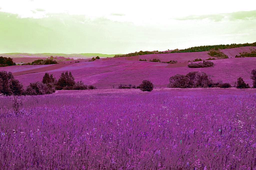
#> input picture lab5/im3.png, 256 x 170 px, shrunk from 1024 x 682 before the run; the run also reads 1 picture not shown here
$ python lab5.py
#> lines starting #> are read from the running program, lines starting #| are printed output that depends on the picture; long printed decimals are rounded
from PIL import Image
import numpy as np
from PIL import ImageChops
from PIL import ImageStat as stat
import matplotlib.pyplot as plt

# zad 1
im3png = Image.open("im3.png")
#> im3png is the input picture: PIL image 256x170 RGB; mean R, G, B 159.6, 111.7, 148.5
im3jpg = Image.open("im3.jpg")
diff = ImageChops.difference(im3png, im3jpg)
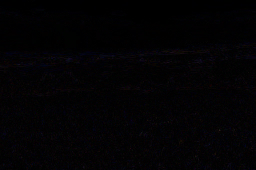
#> diff: PIL image 256x170 RGB; mean R, G, B 2.8, 2.1, 3.5
diff.save("diff.png")


def statystyki(im):
    s = stat.Stat(im)
    print("extrema ", s.extrema)  # max i min
    print("count ", s.count)  # zlicza
    print("mean ", s.mean)  # srednia
    print("median ", s.median)  # mediana
    print("stddev ", s.stddev)  # odchylenie standardowe


statystyki(diff)
#| extrema  [(0, 45), (0, 29), (0, 41)]
#| count  [43520, 43520, 43520]
#| mean  [2.839, 2.094, 3.543]
#| median  [2, 2, 2]
#| stddev  [2.991, 2.134, 3.705]

hist = diff.histogram()
#> hist = 768 values, max 11052 at index 257, min 0 at index 28, mean 170
p = 0
print(hist[p])
#| 9006
print(hist[256 + p])
#| 10655
print(hist[2 * 256 + p])
#| 7685


def rysuj_histogram_RGB(obraz):
    hist = obraz.histogram()
    plt.title("histogram")
    plt.bar(range(256), hist[:256], color='r', alpha=0.5)
    plt.bar(range(256), hist[256:2 * 256], color='g', alpha=0.4)
    plt.bar(range(256), hist[2 * 256:], color='b', alpha=0.3)
    plt.savefig("histogram1.png")
    plt.show()


rysuj_histogram_RGB(diff)
#> in rysuj_histogram_RGB, `plt.savefig("histogram1.png")`:
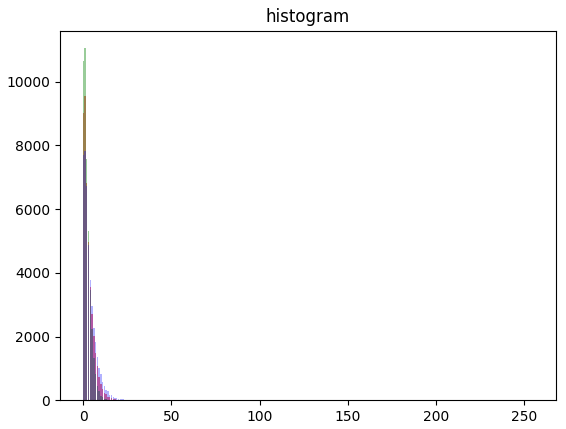
#> figure drawn by matplotlib, 1 panel; tallest bar 9553 high, from x = 0.6 to 1.4; tallest bar 11052 high, from x = 0.6 to 1.4; tallest bar 7821 high, from x = 0.6 to 1.4


def zlicz_roznice_srednia_RGB(obraz, wsp):
    t_obraz = np.asarray(obraz)
    h, w, d = t_obraz.shape
    zlicz = 0
    for i in range(h):
        for j in range(w):
            if np.mean(t_obraz[i, j, :]) > wsp:
                zlicz = zlicz + 1
    procent = zlicz / (h * w)
    return zlicz, procent


def zlicz_roznice_suma_RGB(obraz, wsp):
    t_obraz = np.asarray(obraz)
    h, w, d = t_obraz.shape
    zlicz = 0
    for i in range(h):
        for j in range(w):
            if sum(t_obraz[i, j, :]) > wsp:
                if (t_obraz[i, j, 0] + t_obraz[i, j, 1] + t_obraz[i, j, 2]) > wsp:
                    zlicz = zlicz + 1
    procent = zlicz / (h * w)
    return zlicz, procent


wsp = 10
zlicz, procent = zlicz_roznice_srednia_RGB(diff, wsp)
#> zlicz = 557; procent = 0.0128
print('wsp =', wsp)
print('liczba niepasujących pikseli (srednia) = ', zlicz)
#| liczba niepasujących pikseli (srednia) =  557
print('procent niepasujących pikseli (srednia) = ', procent)
#| procent niepasujących pikseli (srednia) =  0.0128
zlicz1, procent1 = zlicz_roznice_suma_RGB(diff, wsp)
#> zlicz1 = 13179; procent1 = 0.303
print('liczba niepasujących pikseli (suma) = ', zlicz1)
#| liczba niepasujących pikseli (suma) =  13179
print('procent niepasujących pikseli (suma) = ', procent1)
#| procent niepasujących pikseli (suma) =  0.3028

wsp1 = 25
zlicz, procent = zlicz_roznice_srednia_RGB(diff, wsp1)
#> zlicz = 1; procent = 2.3e-05
print('wsp =', wsp1)
print('liczba niepasujących pikseli (srednia) = ', zlicz)
#| liczba niepasujących pikseli (srednia) =  1
print('procent niepasujących pikseli (srednia) = ', procent)
#| procent niepasujących pikseli (srednia) =  2.2977941176470588e-05
zlicz1, procent1 = zlicz_roznice_suma_RGB(diff, wsp1)
#> zlicz1 = 1176; procent1 = 0.027
print('liczba niepasujących pikseli (suma) = ', zlicz1)
#| liczba niepasujących pikseli (suma) =  1176
print('procent niepasujących pikseli (suma) = ', procent1)
#| procent niepasujących pikseli (suma) =  0.02702

wsp2 = 50
zlicz, procent = zlicz_roznice_srednia_RGB(diff, wsp2)
#> zlicz = 0; procent = 0
print('wsp =', wsp2)
print('liczba niepasujących pikseli (srednia) = ', zlicz)
#| liczba niepasujących pikseli (srednia) =  0
print('procent niepasujących pikseli (srednia) = ', procent)
#| procent niepasujących pikseli (srednia) =  0.0
zlicz1, procent1 = zlicz_roznice_suma_RGB(diff, wsp2)
#> zlicz1 = 35; procent1 = 0.000804
print('liczba niepasujących pikseli (suma) = ', zlicz1)
#| liczba niepasujących pikseli (suma) =  35
print('procent niepasujących pikseli (suma) = ', procent1)
#| procent niepasujących pikseli (suma) =  0.0008042

# zad 2
obraz = Image.open("obraz.jpg")
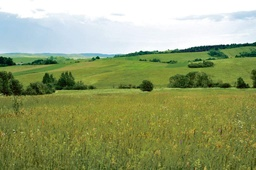
#> input picture lab5/obraz.jpg, 256 x 170 px, shrunk from 1024 x 682 before the run
#> obraz is the input picture: PIL image 256x170 RGB; mean R, G, B 148.5, 159.6, 111.7
obraz.save("obraz1.jpg")
obraz1 = Image.open("obraz1.jpg")
obraz1.save("obraz2.jpg")
obraz2 = Image.open("obraz2.jpg")
obraz2.save("obraz3.jpg")
obraz3 = Image.open("obraz3.jpg")
obraz3.save("obraz4.jpg")
obraz4 = Image.open("obraz4.jpg")
obraz4.save("obraz5.jpg")


# zad 3
def odkoduj(obraz1, obraz2):
    odkoduj1 = np.asarray(obraz1)
    odkoduj2 = np.asarray(obraz2)
    h, w, d = odkoduj1.shape
    odkodowany = np.zeros((h, w), dtype=np.uint8)
    for i in range(h):
        for j in range(w):
            if not np.array_equal(odkoduj1[i, j], odkoduj2[i, j]):
                odkodowany[i, j] = 255
    return Image.fromarray(odkodowany, mode='L')


jesien = Image.open("jesien.jpg")
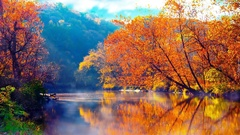
#> input picture lab5/jesien.jpg, 240 x 135 px, shrunk from 960 x 540 before the run
#> jesien is the input picture: PIL image 240x135 RGB; mean R, G, B 138.9, 107.2, 90.5
zakodowany2 = Image.open("zakodowany2.bmp")
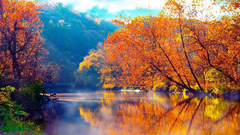
#> input picture lab5/zakodowany2.bmp, 240 x 135 px, shrunk from 960 x 540 before the run
#> zakodowany2 is the input picture: PIL image 240x135 RGB; mean R, G, B 138.6, 107.2, 90.9
kod2 = odkoduj(jesien, zakodowany2)
#> after the loop in odkoduj, `for i in range(h):`:
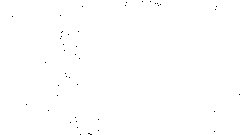
#> odkodowany: shape (135, 240); 99.9% white; black in thin lines or dots
kod2.save("kod2.bmp")
